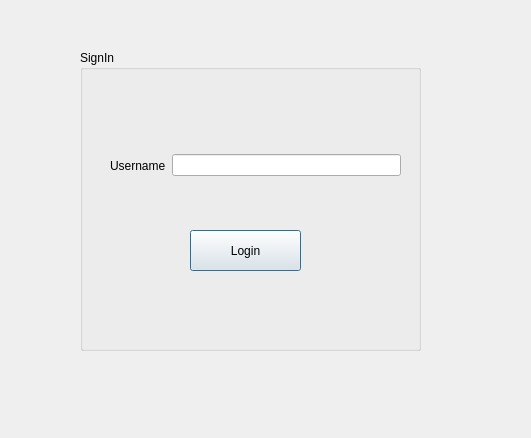
<?xml version="1.0" encoding="UTF-8"?>
<ui version="4.0">
 <class>loginWindow</class>
 <widget class="QDialog" name="loginWindow">
  <property name="geometry">
   <rect>
    <x>0</x>
    <y>0</y>
    <width>531</width>
    <height>438</height>
   </rect>
  </property>
  <property name="windowTitle">
   <string>Dialog</string>
  </property>
  <widget class="QGroupBox" name="groupBox">
   <property name="geometry">
    <rect>
     <x>80</x>
     <y>50</y>
     <width>341</width>
     <height>301</height>
    </rect>
   </property>
   <property name="title">
    <string>SignIn</string>
   </property>
   <widget class="QPushButton" name="pushButton_Login">
    <property name="geometry">
     <rect>
      <x>110</x>
      <y>180</y>
      <width>111</width>
      <height>41</height>
     </rect>
    </property>
    <property name="text">
     <string>Login</string>
    </property>
   </widget>
   <widget class="QWidget" name="">
    <property name="geometry">
     <rect>
      <x>30</x>
      <y>80</y>
      <width>291</width>
      <height>71</height>
     </rect>
    </property>
    <layout class="QHBoxLayout" name="horizontalLayout">
     <item>
      <widget class="QLabel" name="label">
       <property name="text">
        <string>Username</string>
       </property>
      </widget>
     </item>
     <item>
      <widget class="QLineEdit" name="lineEdit_username"/>
     </item>
    </layout>
   </widget>
  </widget>
 </widget>
 <resources/>
 <connections/>
</ui>
